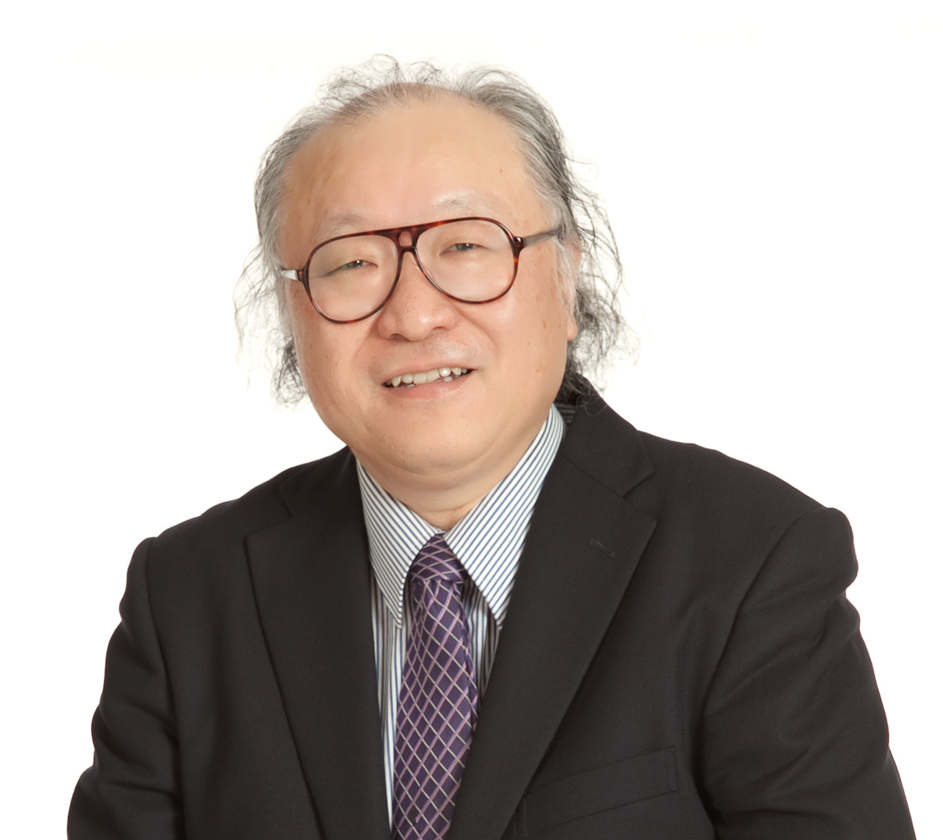
#> input picture Takaaki Tsurumi.jpg, 943 x 840 px
$ python FFT.py
#> lines starting #> are read from the running program, lines starting #| are printed output that depends on the picture
from PIL import Image
import numpy as np
from matplotlib import pyplot as plt


def main():
    # 画像を読み込む
    img = Image.open('Takaaki Tsurumi.jpg')
#> img is the input picture: PIL image 943x840 RGB; mean R, G, B 178.1, 170, 165.9
    # グレイスケールに変換する
    gray_img = img.convert('L')
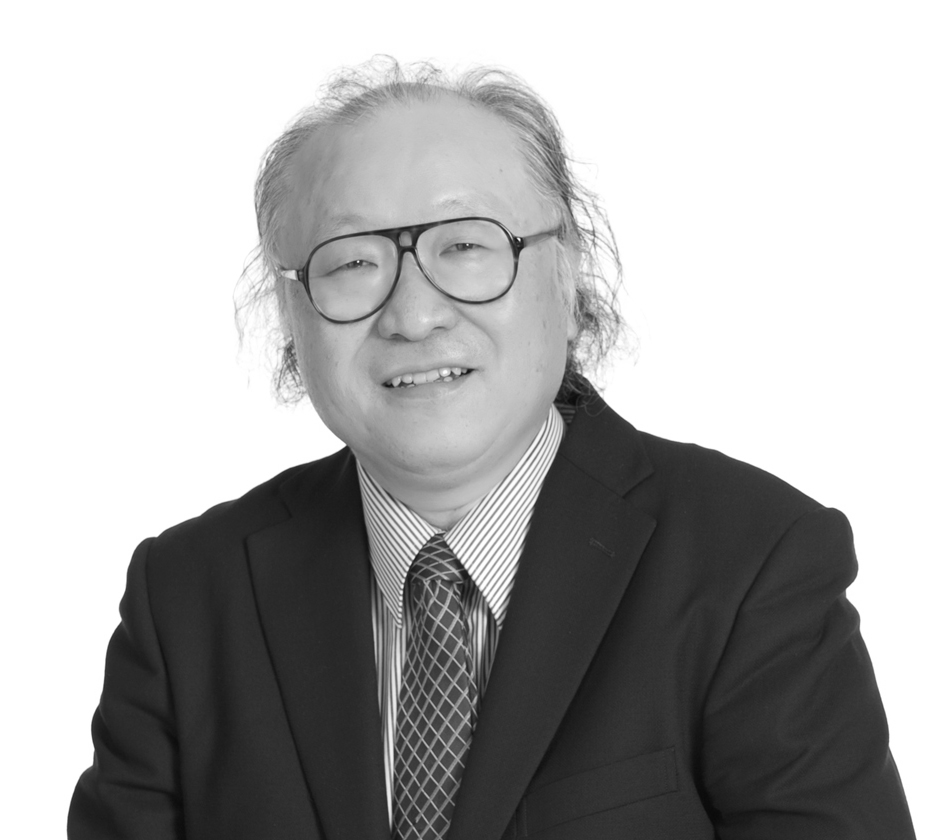
#> gray_img: PIL image 943x840 L; min 10, max 255, mean 172
    # NumPy 配列にする
    f_xy = np.asarray(gray_img)

    print(f_xy)
#> (printed output is left out)

    # f_uv = np.fft.ifft2(f_xy)

    # 2 次元高速フーリエ変換で周波数領域の情報を取り出す
    f_uv = np.fft.fft2(f_xy)
    # 画像の中心に低周波数の成分がくるように並べかえる
    shifted_f_uv = np.fft.fftshift(f_uv)

    # パワースペクトルに変換する
    magnitude_spectrum2d = 20 * np.log(np.absolute(shifted_f_uv))
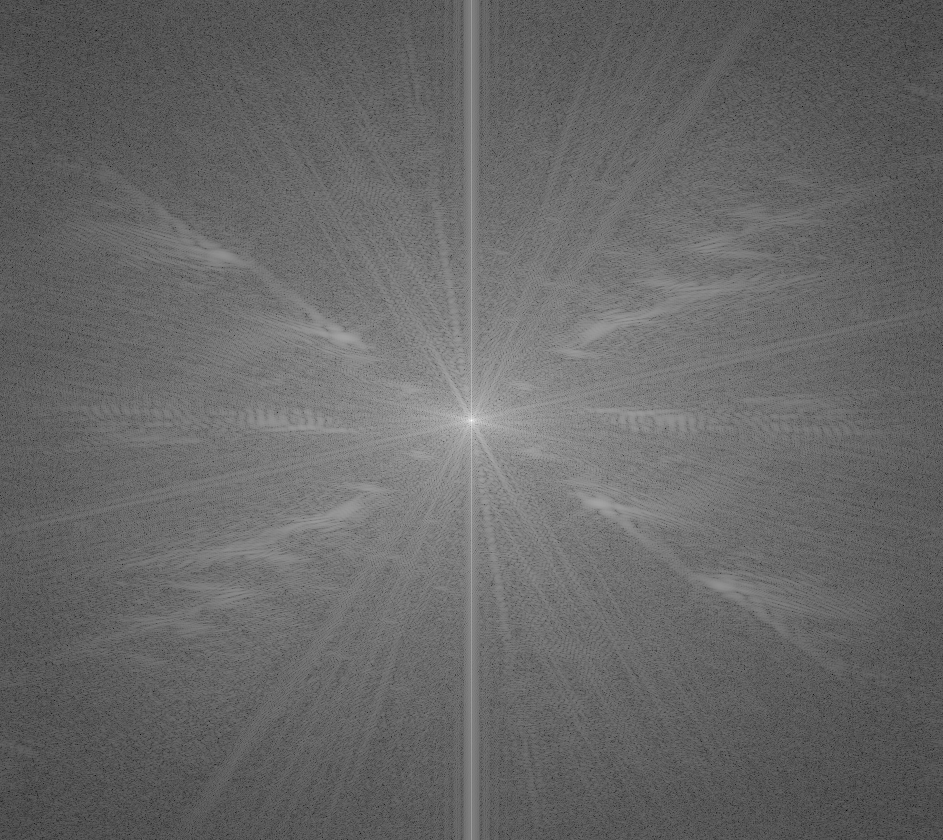
#> magnitude_spectrum2d: shape (840, 943) float64; min 0.15, max 374.6, mean 153; drawn with min black and max white

    # 元の並びに直す
    unshifted_f_uv = np.fft.fftshift(shifted_f_uv)
    # 2 次元逆高速フーリエ変換で空間領域の情報に戻す
    i_f_xy = np.fft.ifft2(unshifted_f_uv).real  # 実数部だけ使う
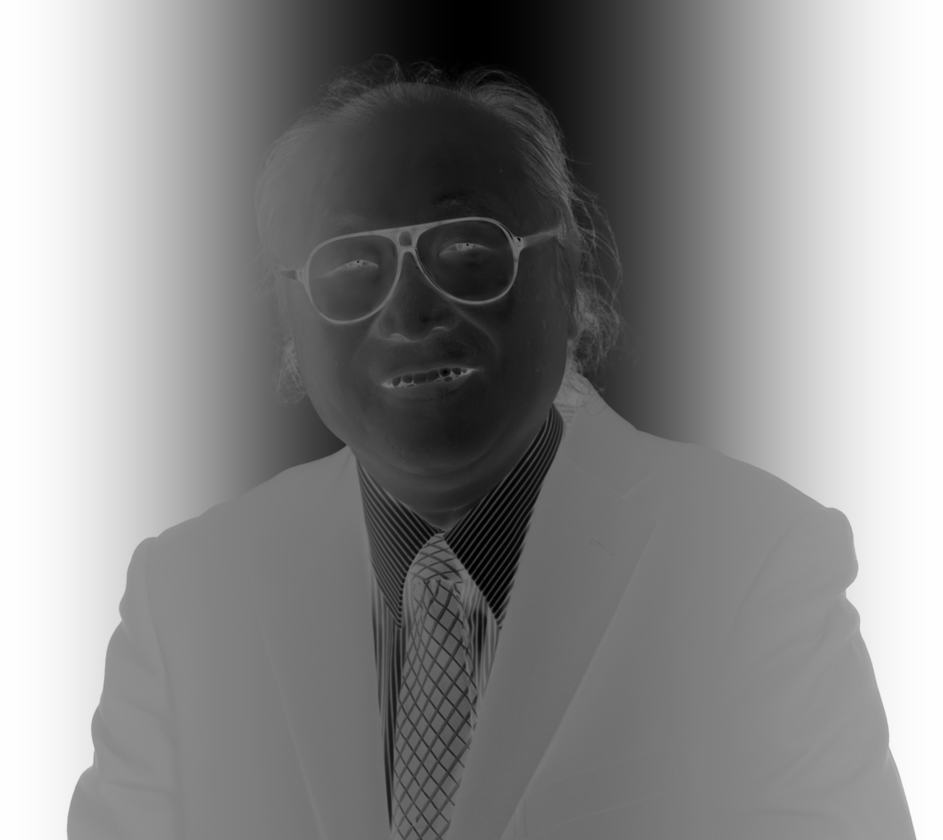
#> i_f_xy: shape (840, 943) float64; min -255, max 255, mean 23.4; drawn with min black and max white

    # 上記を画像として可視化する
    fig, axes = plt.subplots(1, 3, figsize=(8, 4))
    # 枠線と目盛りを消す
    for ax in axes:
        for spine in ax.spines.values():
            spine.set_visible(False)
        ax.set_xticks([])
        ax.set_yticks([])
    # 元画像
    axes[0].imshow(f_xy, cmap='gray')
    axes[0].set_title('Input Image')
    # 周波数領域のパワースペクトル
    axes[1].imshow(magnitude_spectrum2d, cmap='gray')
    axes[1].set_title('Magnitude Spectrum')
    # FFT -> IFFT した画像
    axes[2].imshow(i_f_xy, cmap='gray')
    axes[2].set_title('Reversed Image')
    # グラフを表示する
    plt.show()
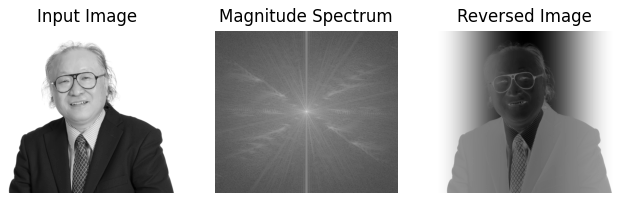
#> figure drawn by matplotlib, 3 panels


if __name__ == '__main__':
    main()
